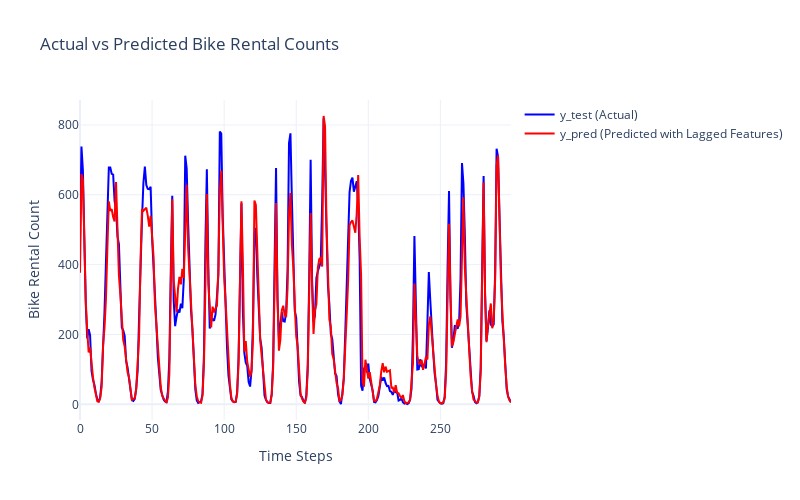

Notebook code cell kept with this figure:
### Code cell
plot_actual_vs_predicted(
    y_true=y_test,
    y_pred=y_pred,
    n=n,
    title="Actual vs Predicted Bike Rental Counts (Model with Advanced Features)",
)

### Figure 1 — Plotly figure (JSON) as saved in the notebook; plotly's stock layout.template omitted (floating-point values rounded to 4 significant figures; data arrays with more than 128 entries replaced by an {"elided": "..."} marker saying what was removed)
{"data": [{"line": {"color": "blue", "width": 2}, "mode": "lines", "name": "y_test (Actual)", "type": "scatter", "x": {"elided": "300 int values"}, "y": {"elided": "300 float values"}}, {"line": {"color": "red", "width": 2}, "mode": "lines", "name": "y_pred (Predicted with Lagged Features)", "type": "scatter", "x": {"elided": "300 int values"}, "y": {"elided": "300 float values"}}], "layout": {"height": 500, "hovermode": "x unified", "title": {"text": "Actual vs Predicted Bike Rental Counts"}, "width": 800, "xaxis": {"title": {"text": "Time Steps"}}, "yaxis": {"title": {"text": "Bike Rental Count"}}}}
